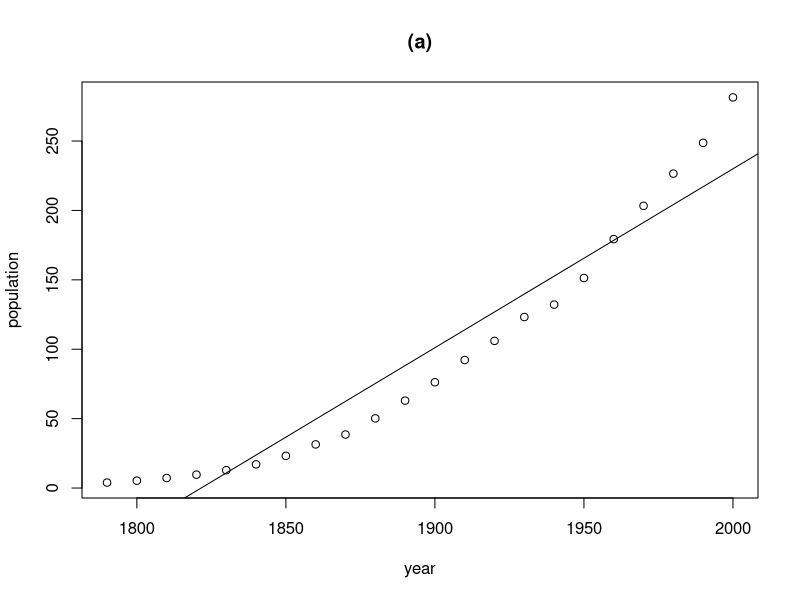
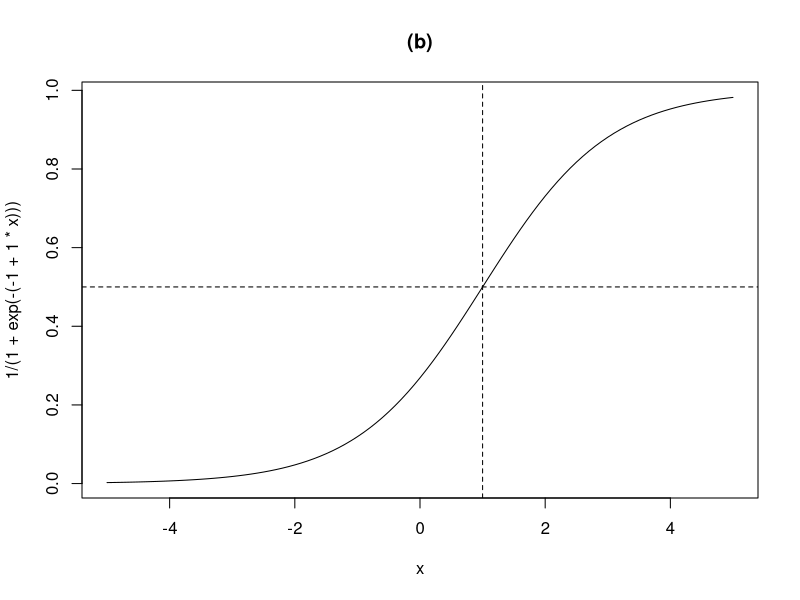
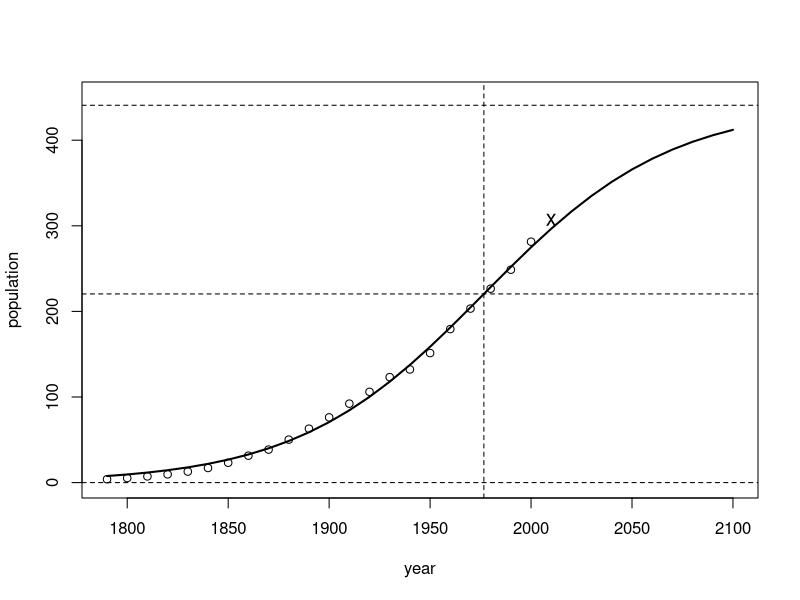
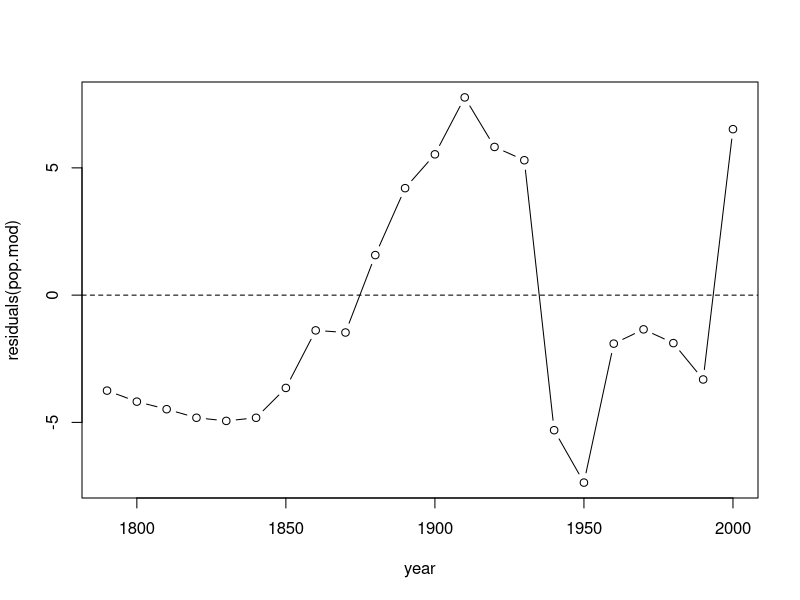
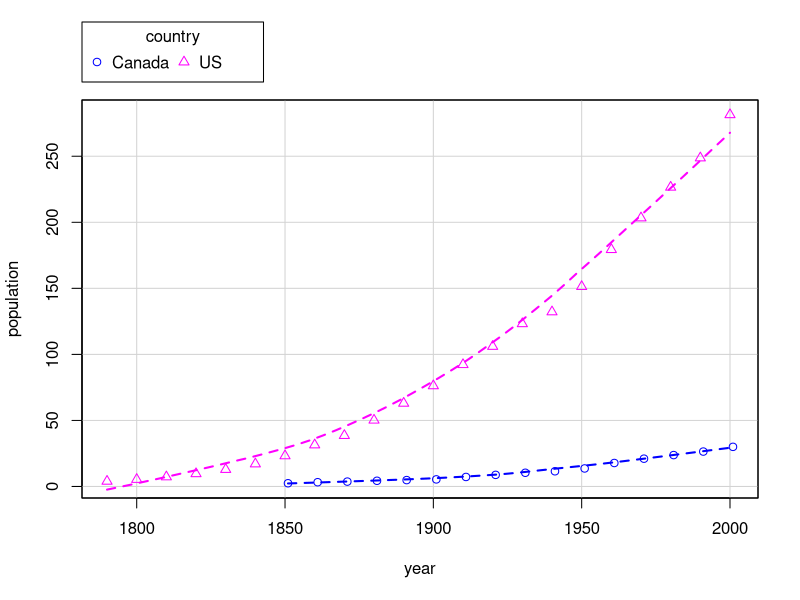

R code for these plots, in order: (Note: this script raises an error after producing the figures.)
##-------------------------------------------------------##
## An R Companion to Applied Regression, Second Edition  ##
##    Script for Appendix on Nonlinear  Regression       ##
##                                                       ##
##    John Fox and Sanford Weisberg                      ##
##    Sage Publications, 2011                            ##
##-------------------------------------------------------##

if (exists(".options")) options(.options)
options(width=80,show.signif.stars=FALSE,digits=4,scipen=1)

library(car)
plot(population ~ year, data=USPop, main="(a)")
abline(lm(population ~ year, data=USPop))
curve(1/(1+exp(-(-1 + 1*x))), from=-5, to=5, main="(b)")
abline(h=1/2, lty=2)
abline(v=1, lty=2)
args(nls)

args(nls.control)
lm(logit(population/400) ~ year, USPop)
pop.mod <- nls(population ~ theta1/(1 + exp(-(theta2 + theta3*year))),
     start=list(theta1 = 400, theta2 = -49, theta3 = 0.025),
     data=USPop, trace=TRUE)
summary(pop.mod)
deltaMethod(pop.mod, "-theta2/theta3")

pop.mod <- update(pop.mod, trace=FALSE) # suppress trace

confint(pop.mod)
plot(population ~ year, USPop, xlim=c(1790, 2100), ylim=c(0,450))
with(USPop, lines(seq(1790, 2100, by=10),
      predict(pop.mod, data.frame(year=seq(1790, 2100, by=10))), lwd=2))
points(2010, 307, pch="x", cex=1.3)
abline(h=0, lty=2)
abline(h=coef(pop.mod)[1], lty=2)
abline(h=.5*coef(pop.mod)[1], lty=2)
abline(v= -coef(pop.mod)[2]/coef(pop.mod)[3], lty=2)
with(USPop, plot(year, residuals(pop.mod), type='b'))
abline(h=0, lty=2)
pop.ss <- nls(population ~ SSlogis(year, phi1, phi2, phi3), data=USPop)
summary(pop.ss)
deltaMethod(pop.mod, "1/theta3")
USPop$decade <- (USPop$year - 1790)/10
(pop.ss.rescaled <- nls(population ~ SSlogis(decade, nu1, nu2, nu3), data=USPop))

set.seed(12345) # for repeatability
out4 <- bootCase(pop.ss, B=999)
data.frame(summary(pop.ss)$coef[,1:2],
  bootMean=apply(out4,2,mean), bootSD=apply(out4,2,sd))

# ============== END OF MODULE 1 (E. A. Laca) ==================

Data <- data.frame(rbind(data.frame(country="US", USPop[,1:2]),
                         data.frame(country="Canada", CanPop)))
some(Data)
scatterplot(population ~ year|country, data=Data, box=FALSE,
   reg=FALSE)
library(nlme)
m.list <- nlsList(population ~ SSlogis(year, phi1, phi2, phi3)|country,
    pool=FALSE, data=Data)
summary(m.list)
(sds <- sapply(m.list, sigmaHat))
(betas <- lapply(m.list, coef))
(vars  <- lapply(m.list, vcov))
(betas <- unlist(betas))
zero <- matrix(0, nrow=3, ncol=3)
(var <- rbind( cbind(vars[[1]], zero), cbind(zero, vars[[2]])))
deltaMethod(betas, "US.phi3 - Canada.phi3", vcov=var)
deltaMethod(betas, "US.phi2 - Canada.phi2", vcov=var)
w <- ifelse(Data$country=="Canada", (sds[1]/sds[2])^2, 1)
Data$can <- ifelse(Data$country=="Canada", 1, 0)
form1 <- population ~ (1 - can)*(phi11/(1 + exp(-(year - phi21)/phi31))) +
                      can*(phi12/(1 + exp(-(year - phi22)/phi32)))
b <- coef(m.list)
m1 <- nls(form1, data=Data, weights=w, start=list(phi11=b[1, 1], phi12=b[1, 2],
       phi21=b[1, 2], phi22=b[2, 2], phi31=b[1, 3], phi32=b[2, 3]))
form2 <- population ~ (1 - can)*(phi11/(1 + exp(-(year - phi21)/phi3))) +
                      can*(phi12/(1 + exp(-(year - phi22)/phi3)))
m2 <- nls(form2, data=Data, weights=w, start=list(phi11=b[1, 1], phi12=b[1, 2],
       phi21=b[1, 2], phi22=b[2, 2], phi3=b[1, 3]))

anova(m2, m1)

confint(m2)
model <- function(theta1, theta2, theta3, year){
     yhat <- theta1/(1 + exp(-(theta2 + theta3*year)))
     term <- exp(-(theta2 + theta3*year))
     gradient <- cbind((1 + term)^-1, # in proper order
         theta1*(1 + term)^-2 * term,
         theta1*(1 + term)^-2 * term * year)
     attr(yhat, "gradient") <- gradient
     yhat
     }
(nls(population ~ model(theta1, theta2, theta3, year),
     data=USPop, start=list(theta1=400, theta2=-49, theta3=0.025)))
(model2 <- deriv(~ theta1/(1 + exp(-(theta2 + theta3*year))), # rhs of model
     c("theta1", "theta2", "theta3"), # parameter names
     function(theta1, theta2, theta3, year){} # arguments for result
     ))
(nls(population ~ model2(theta1, theta2, theta3, year),
     data=USPop, start=list(theta1=400, theta2=-49, theta3=0.025)))
